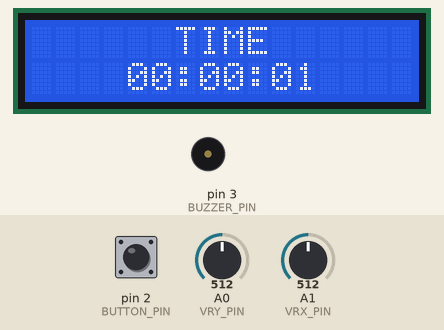
A sketch run on a simulated Arduino Uno, built with avr-gcc and run on an emulated ATmega328P. On the bench: 16×2 character LCD, buzzer (waves = sounding, pin HIGH). The inputs (shaded band) are chosen by the test bench; at power-on: A1 (VRX_PIN) = 512, pin 2 (BUTTON_PIN) HIGH, A0 (VRY_PIN) = 512. What the sketch prints to the serial monitor is not drawn.

Above: at 1.2 s.
1.3 s: A1 (VRX_PIN) set to 986
3.5 s: A1 (VRX_PIN) set to 1014
At 4.1 s:
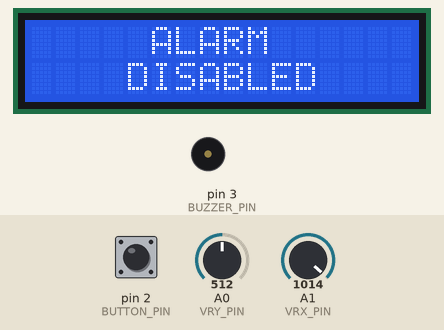
5.0 s: pin 2 (BUTTON_PIN) pulled LOW for 0.15 s
At 6.2 s:
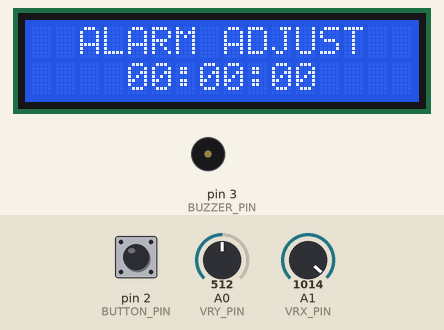
6.6 s: pin 2 (BUTTON_PIN) pulsed LOW 5 times (0.12 s each, 0.3 s apart)
At 7.4 s:
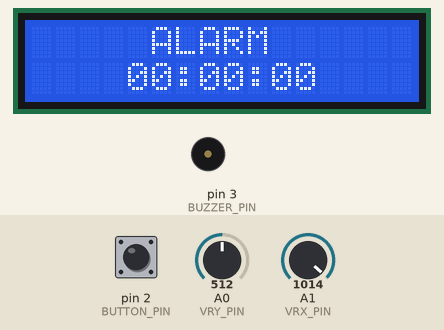
Timing chart, 0 to 9.6 s (numbered marks = the images above; inputs shaded):
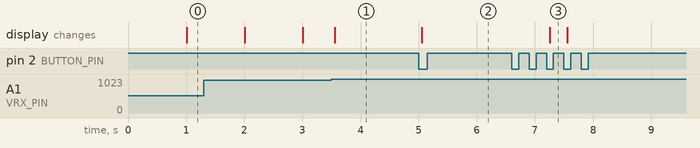

The sketch:

main.ino
```cpp
// (licence header left out)
#include <LiquidCrystal.h>
#include "Buzzer.hpp"
#include "Clock.hpp"
#include "Joystick.hpp"

/* ---------------------------- Components Usage --------------------------- */

#define VRY_PIN A0
#define VRX_PIN A1
#define BUTTON_PIN 2

#define BUZZER_PIN 3
#define MELODY_SIZE(array) (sizeof (array) / sizeof(Buzzer::note_t))

const Buzzer::note_t melody[] = {
    Buzzer::NOTE_A5, Buzzer::NO_TONE,
    Buzzer::NOTE_A5, Buzzer::NO_TONE,
    Buzzer::NOTE_A5, Buzzer::NO_TONE,
    Buzzer::NO_TONE, Buzzer::NO_TONE
};

#define D4_PIN 4
#define D5_PIN 5
#define D6_PIN 6
#define D7_PIN 7
#define RS_PIN 8
#define EN_PIN 9
#define LCD_ROWS 2
#define LCD_COLS 16

Joystick joystick(VRY_PIN, VRX_PIN, BUTTON_PIN);
LiquidCrystal lcd(RS_PIN, EN_PIN, D4_PIN, D5_PIN, D6_PIN, D7_PIN);

/* -------------------------------- Helpers -------------------------------- */

void write_to_lcd(String& buffer) {
    for(int i = 0; i < buffer.length(); i++) {
        if(i % LCD_COLS == 0) {
            lcd.setCursor(0, i / LCD_COLS % LCD_ROWS);
        }

        lcd.print(buffer[i]);
    }
}

void joystick_increment(unsigned long& counter, unsigned long mod) {
    if(joystick.moved_from_to(Joystick::CENTER, Joystick::UP)) {
        counter++;

        if(counter == mod) {
            counter = 0;
        }
    } else if(joystick.moved_from_to(Joystick::CENTER, Joystick::DOWN)) {
        if(counter) {
            counter--;
        } else {
            counter = mod - 1;
        }
    } else if(joystick.moved_from_to(Joystick::CENTER, Joystick::RIGHT)) {
        counter += 10;

        if(counter >= mod) {
            counter = counter - mod;
        }
    } else if(joystick.moved_from_to(Joystick::CENTER, Joystick::LEFT)) {
        if(counter >= 10) {
            counter -= 10;
        } else {
            counter = mod + counter - 10;
        }
    }
}

void string_padding(String& string, uint8_t padding) {
    while(padding != 0) {
        string += ' ';
        padding--;
    }
}

/* ---------------------------- FSM Declarations --------------------------- */

typedef enum {
    CLOCK,
    ADJUST_CLOCK_SECONDS,
    ADJUST_CLOCK_MINUTES,
    ADJUST_CLOCK_HOURS,
    ALARM,
    ADJUST_ALARM_SECONDS,
    ADJUST_ALARM_MINUTES,
    ADJUST_ALARM_HOURS,
    ALARM_TRIGGERED
} state_t;

typedef void (*fsm_action)();

/* ------------------------------ FSM Context ------------------------------ */

state_t last_state = CLOCK;
state_t current_state = CLOCK;
fsm_action current_action;

String lcd_content;
String lcd_buffer;
String time_buffer;

unsigned long seconds = 0;
unsigned long minutes = 0;
unsigned long hours = 0;

/* ------------------------------ FSM Actions ------------------------------ */

void clock() {
    unsigned long time = Clock::get_time();
    Clock::to_string(time, time_buffer);

    lcd_buffer = "";
    string_padding(lcd_buffer, (LCD_COLS-4)/2);
    lcd_buffer += "TIME";
    string_padding(lcd_buffer, (LCD_COLS-4)/2 + (LCD_COLS-4)%2);
    string_padding(lcd_buffer, (LCD_COLS-8)/2);
    lcd_buffer += time_buffer;
    string_padding(lcd_buffer, (LCD_COLS-8)/2 + (LCD_COLS-8)%2);
}

void adjust_clock_seconds() {
    joystick_increment(seconds, 60);
    Clock::to_string(hours, minutes, seconds, time_buffer);

    lcd_buffer = "";
    string_padding(lcd_buffer, (LCD_COLS-11)/2);
    lcd_buffer += "TIME ADJUST";
    string_padding(lcd_buffer, (LCD_COLS-11)/2 + (LCD_COLS-11)%2);
    string_padding(lcd_buffer, (LCD_COLS-8)/2);
    lcd_buffer += time_buffer;
    string_padding(lcd_buffer, (LCD_COLS-8)/2 + (LCD_COLS-8)%2);
}

void adjust_clock_minutes() {
    joystick_increment(minutes, 60);
    Clock::to_string(hours, minutes, seconds, time_buffer);

    lcd_buffer = "";
    string_padding(lcd_buffer, (LCD_COLS-11)/2);
    lcd_buffer += "TIME ADJUST";
    string_padding(lcd_buffer, (LCD_COLS-11)/2 + (LCD_COLS-11)%2);
    string_padding(lcd_buffer, (LCD_COLS-8)/2);
    lcd_buffer += time_buffer;
    string_padding(lcd_buffer, (LCD_COLS-8)/2 + (LCD_COLS-8)%2);
}

void adjust_clock_hours() {
    joystick_increment(hours, 24);
    Clock::to_string(hours, minutes, seconds, time_buffer);

    lcd_buffer = "";
    string_padding(lcd_buffer, (LCD_COLS-11)/2);
    lcd_buffer += "TIME ADJUST";
    string_padding(lcd_buffer, (LCD_COLS-11)/2 + (LCD_COLS-11)%2);
    string_padding(lcd_buffer, (LCD_COLS-8)/2);
    lcd_buffer += time_buffer;
    string_padding(lcd_buffer, (LCD_COLS-8)/2 + (LCD_COLS-8)%2);
}

void alarm() {
    unsigned long time = Clock::get_alarm();

    if(time != CLOCK_INVALID_TIME) {
        Clock::to_string(time, time_buffer);
    } else {
        time_buffer = "DISABLED";
    }

    lcd_buffer = "";
    string_padding(lcd_buffer, (LCD_COLS-5)/2);
    lcd_buffer += "ALARM";
    string_padding(lcd_buffer, (LCD_COLS-5)/2 + (LCD_COLS-5)%2);
    string_padding(lcd_buffer, (LCD_COLS-8)/2);
    lcd_buffer += time_buffer;
    string_padding(lcd_buffer, (LCD_COLS-8)/2 + (LCD_COLS-8)%2);
}

void adjust_alarm_seconds() {
    joystick_increment(seconds, 60);
    Clock::to_string(hours, minutes, seconds, time_buffer);

    lcd_buffer = "";
    string_padding(lcd_buffer, (LCD_COLS-12)/2);
    lcd_buffer += "ALARM ADJUST";
    string_padding(lcd_buffer, (LCD_COLS-12)/2 + (LCD_COLS-12)%2);
    string_padding(lcd_buffer, (LCD_COLS-8)/2);
    lcd_buffer += time_buffer;
    string_padding(lcd_buffer, (LCD_COLS-8)/2 + (LCD_COLS-8)%2);
}

void adjust_alarm_minutes() {
    joystick_increment(minutes, 60);
    Clock::to_string(hours, minutes, seconds, time_buffer);

    lcd_buffer = "";
    string_padding(lcd_buffer, (LCD_COLS-12)/2);
    lcd_buffer += "ALARM ADJUST";
    string_padding(lcd_buffer, (LCD_COLS-12)/2 + (LCD_COLS-12)%2);
    string_padding(lcd_buffer, (LCD_COLS-8)/2);
    lcd_buffer += time_buffer;
    string_padding(lcd_buffer, (LCD_COLS-8)/2 + (LCD_COLS-8)%2);
}

void adjust_alarm_hours() {
    joystick_increment(hours, 24);
    Clock::to_string(hours, minutes, seconds, time_buffer);

    lcd_buffer = "";
    string_padding(lcd_buffer, (LCD_COLS-12)/2);
    lcd_buffer += "ALARM ADJUST";
    string_padding(lcd_buffer, (LCD_COLS-12)/2 + (LCD_COLS-12)%2);
    string_padding(lcd_buffer, (LCD_COLS-8)/2);
    lcd_buffer += time_buffer;
    string_padding(lcd_buffer, (LCD_COLS-8)/2 + (LCD_COLS-8)%2);
}

void alarm_triggered() {
    unsigned long time = Clock::get_alarm();

    if(time != CLOCK_INVALID_TIME) {
        Clock::to_string(time, time_buffer);
    } else {
        time_buffer = "DISABLED";
    }

    lcd_buffer = "";
    string_padding(lcd_buffer, (LCD_COLS-13)/2);
    lcd_buffer += "ALARM RINGING";
    string_padding(lcd_buffer, (LCD_COLS-13)/2 + (LCD_COLS-13)%2);
    string_padding(lcd_buffer, (LCD_COLS-8)/2);
    lcd_buffer += time_buffer;
    string_padding(lcd_buffer, (LCD_COLS-8)/2 + (LCD_COLS-8)%2);
}

/* --------------------------------- Setup --------------------------------- */

void setup() {
    Serial.begin(9600);

    Buzzer::begin(BUZZER_PIN);

    Clock::begin();

    lcd.begin(LCD_COLS, LCD_ROWS);
    lcd.setCursor(0, 0);
    lcd.noCursor();

    lcd_content.reserve(LCD_ROWS * LCD_COLS);
    lcd_buffer.reserve(LCD_ROWS * LCD_COLS);
    time_buffer.reserve(8);
}

/* ---------------------------------- Loop --------------------------------- */

void loop() {
    joystick.update();

    switch(current_state) {
    case CLOCK:
        current_action = clock;

        if(joystick.is_rising_edge()) {
            last_state = current_state;
            current_state = ADJUST_CLOCK_SECONDS;
            seconds = 0;
            minutes = 0;
            hours = 0;
        } else if(joystick.moved_from_to(Joystick::CENTER, Joystick::UP)) {
            last_state = current_state;
            current_state = ALARM;
        } else if(Clock::is_alarm_triggered()) {
            last_state = current_state;
            current_state = ALARM_TRIGGERED;

            Buzzer::play(melody, MELODY_SIZE(melody));
        }

        break;
    case ADJUST_CLOCK_SECONDS:
        current_action = adjust_clock_seconds;

        if(joystick.is_rising_edge()) {
            last_state = current_state;
            current_state = ADJUST_CLOCK_MINUTES;
        }

        break;
    case ADJUST_CLOCK_MINUTES:
        current_action = adjust_clock_minutes;

        if(joystick.is_rising_edge()) {
            last_state = current_state;
            current_state = ADJUST_CLOCK_HOURS;
        }

        break;
    case ADJUST_CLOCK_HOURS:
        current_action = adjust_clock_hours;

        if(joystick.is_rising_edge()) {
            last_state = current_state;
            current_state = CLOCK;

            Clock::set_time(hours, minutes, seconds);
        }

        break;
    case ALARM:
        current_action = alarm;

        if(joystick.is_rising_edge()) {
            last_state = current_state;
            current_state = ADJUST_ALARM_SECONDS;
            seconds = 0;
            minutes = 0;
            hours = 0;
        }  else if(joystick.moved_from_to(Joystick::CENTER, Joystick::DOWN)) {
            last_state = current_state;
            current_state = CLOCK;
        }  else if(Clock::is_alarm_triggered()) {
            last_state = current_state;
            current_state = ALARM_TRIGGERED;

            Buzzer::play(melody, MELODY_SIZE(melody));
        }

        break;
    case ADJUST_ALARM_SECONDS:
        current_action = adjust_alarm_seconds;

        if(joystick.is_rising_edge()) {
            last_state = current_state;
            current_state = ADJUST_ALARM_MINUTES;
        }

        break;
    case ADJUST_ALARM_MINUTES:
        current_action = adjust_alarm_minutes;

        if(joystick.is_rising_edge()) {
            last_state = current_state;
            current_state = ADJUST_ALARM_HOURS;
        }

        break;
    case ADJUST_ALARM_HOURS:
        current_action = adjust_alarm_hours;

        if(joystick.is_rising_edge()) {
            last_state = current_state;
            current_state = ALARM;

            Clock::set_alarm(hours, minutes, seconds);
        }

        break;
    case ALARM_TRIGGERED:
        current_action = alarm_triggered;

        if(joystick.is_rising_edge()) {
            current_state = last_state;
            last_state = ALARM_TRIGGERED;

            Clock::disable_alarm();
            Buzzer::stop();
        }

        break;
    }

    current_action();

    // Update LCD if necessary
    if(lcd_content != lcd_buffer) {
        write_to_lcd(lcd_buffer);
        lcd_content = lcd_buffer;
    }
}
```

Buzzer.cpp
```cpp
// (licence header left out)
#include "Buzzer.hpp"
#include "debug.hpp"

using namespace Buzzer;

/* ---------------------------- Buzzer context ----------------------------- */
static const note_t *current_notes = NULL;
static uint16_t current_size = 0;
static volatile uint16_t index = 0;
static uint8_t buzzer_pin = 0;

/* ---------------------------- Buzzer handler ----------------------------- */
void buzzer_handler() {
    if(current_notes) {

        noTone(buzzer_pin);

        if(index == current_size) {
            index = 0;
        }

        note_t note = current_notes[index];

        if(note != NO_TONE) {
            tone(buzzer_pin, note);
        }

        index++;
    }
}

/* ------------------------ Buzzer public interface ------------------------ */
void Buzzer::begin(uint8_t pwm_pin, uint16_t bpm) {
    float frequency = bpm / 60;

    buzzer_pin = pwm_pin;
    pinMode(pwm_pin, OUTPUT);

    ITimer3.init();

    if(ITimer3.setFrequency(frequency, buzzer_handler)) {
        LOG("SERIAL LOG: buzzer service is up [ITimer3]");
        ITimer3.pauseTimer();
    } else {
        LOG("SERIAL ERROR: buzzer service setup error [ITimer3]");
    }
}

void Buzzer::play(const note_t *notes, uint16_t size) {
    if(notes == NULL) {
        LOG("SERIAL ERROR: NULL pointer passed to play() function");
        return;
    }

    if(size == 0) {
        LOG("SERIAL ERROR: zero size passed to play() function");
        return;
    }

    ITimer3.pauseTimer();

    current_notes = notes;
    current_size = size;
    index = 0;

    ITimer3.resumeTimer();
}

void Buzzer::pause() {
    ITimer3.pauseTimer();
    noTone(buzzer_pin);
}

void Buzzer::resume() {
    if(current_notes == NULL) {
        LOG("SERIAL ERROR: invalid call to resume() function, current notes points to NULL");
        return;
    }

    ITimer3.resumeTimer();
}

void Buzzer::stop() {
    ITimer3.pauseTimer();
    noTone(buzzer_pin);

    current_notes = NULL;
    current_size = 0;
    index = 0;
}
```

Buzzer.hpp
```cpp
// (licence header left out)
#ifndef BUZZER_HPP
#define BUZZER_HPP

#include <Arduino.h>
#include "timers.hpp"

#define DEFAULT_BUZZER_BPM 240

namespace Buzzer {

    /**
    * Enumeration of musical note frequencies used for tone generation.
    *
    * This list defines the fundamental frequencies (in Hertz) for notes
    * from C1 to DS8, along with a NO_TONE option for silence.
    *
    * Based on the Arduino "toneKeyboard" example:
    * https://docs.arduino.cc/built-in-examples/digital/toneKeyboard/
    */
    typedef enum {
        NO_TONE = 0,
        NOTE_C1 = 33,
        NOTE_CS1 = 35,
        NOTE_D1 = 37,
        NOTE_DS1 = 39,
        NOTE_E1 = 41,
        NOTE_F1 = 44,
        NOTE_FS1 = 46,
        NOTE_G1 = 49,
        NOTE_GS1 = 52,
        NOTE_A1 = 55,
        NOTE_AS1 = 58,
        NOTE_B1 = 62,
        NOTE_C2 = 65,
        NOTE_CS2 = 69,
        NOTE_D2 = 73,
        NOTE_DS2 = 78,
        NOTE_E2 = 82,
        NOTE_F2 = 87,
        NOTE_FS2 = 93,
        NOTE_G2 = 98,
        NOTE_GS2 = 104,
        NOTE_A2 = 110,
        NOTE_AS2 = 117,
        NOTE_B2 = 123,
        NOTE_C3 = 131,
        NOTE_CS3 = 139,
        NOTE_D3 = 147,
        NOTE_DS3 = 156,
        NOTE_E3 = 165,
        NOTE_F3 = 175,
        NOTE_FS3 = 185,
        NOTE_G3 = 196,
        NOTE_GS3 = 208,
        NOTE_A3 = 220,
        NOTE_AS3 = 233,
        NOTE_B3 = 247,
        NOTE_C4 = 262,
        NOTE_CS4 = 277,
        NOTE_D4 = 294,
        NOTE_DS4 = 311,
        NOTE_E4 = 330,
        NOTE_F4 = 349,
        NOTE_FS4 = 370,
        NOTE_G4 = 392,
        NOTE_GS4 = 415,
        NOTE_A4 = 440,
        NOTE_AS4 = 466,
        NOTE_B4 = 494,
        NOTE_C5 = 523,
        NOTE_CS5 = 554,
        NOTE_D5 = 587,
        NOTE_DS5 = 622,
        NOTE_E5 = 659,
        NOTE_F5 = 698,
        NOTE_FS5 = 740,
        NOTE_G5 = 784,
        NOTE_GS5 = 831,
        NOTE_A5 = 880,
        NOTE_AS5 = 932,
        NOTE_B5 = 988,
        NOTE_C6 = 1047,
        NOTE_CS6 = 1109,
        NOTE_D6 = 1175,
        NOTE_DS6 = 1245,
        NOTE_E6 = 1319,
        NOTE_F6 = 1397,
        NOTE_FS6 = 1480,
        NOTE_G6 = 1568,
        NOTE_GS6 = 1661,
        NOTE_A6 = 1760,
        NOTE_AS6 = 1865,
        NOTE_B6 = 1976,
        NOTE_C7 = 2093,
        NOTE_CS7 = 2217,
        NOTE_D7 = 2349,
        NOTE_DS7 = 2489,
        NOTE_E7 = 2637,
        NOTE_F7 = 2794,
        NOTE_FS7 = 2960,
        NOTE_G7 = 3136,
        NOTE_GS7 = 3322,
        NOTE_A7 = 3520,
        NOTE_AS7 = 3729,
        NOTE_B7 = 3951,
        NOTE_C8 = 4186,
        NOTE_CS8 = 4435,
        NOTE_D8 = 4699,
        NOTE_DS8 = 4978
    } note_t;

    void begin(uint8_t pwm_pin, uint16_t bpm=DEFAULT_BUZZER_BPM);
    void play(const Buzzer::note_t *notes, uint16_t size);
    void pause();
    void resume();
    void stop();
};

#endif /* Buzzer.hpp */
```

Clock.hpp
```cpp
// (licence header left out)
#ifndef CLOCK_HPP
#define CLOCK_HPP

#include <Arduino.h>
#include "timers.hpp"

#define SECONDS_PER_DAY 86400UL
#define CLOCK_INVALID_TIME SECONDS_PER_DAY

namespace Clock {
    void begin();

    unsigned long time_to_seconds(
        unsigned long hours,
        unsigned long minutes,
        unsigned long seconds
    );

    void set_time(
        unsigned long hours,
        unsigned long minutes,
        unsigned long seconds
    );

    unsigned long get_time();
    void pause();
    void resume();

    void set_alarm(
        unsigned long hours,
        unsigned long minutes,
        unsigned long seconds
    );

    unsigned long get_alarm();
    void enable_alarm();
    void disable_alarm();
    boolean is_alarm_triggered();

    // Without validation
    void to_string(
        unsigned long hours,
        unsigned long minutes,
        unsigned long seconds,
        String& output
    );

    void to_string(unsigned long time_seconds, String& output);
};

#endif /* Clock.hpp */
```

Joystick.hpp
```cpp
// (licence header left out)
#ifndef JOYSTICK_HPP
#define JOYSTICK_HPP

#include <Arduino.h>

#define DEFAULT_JOYSTICK_DEBOUNCE_DELAY 50
#define DEFAULT_JOYSTICK_ACTIVATION_PERCENT 0.95

#define DEFAULT_ANALOGX_CORRECTION 512
#define DEFAULT_ANALOGY_CORRECTION 512

#define JOYSTICK_ANALOG_READ_MIN 0
#define JOYSTICK_ANALOG_READ_MAX 1023

class Joystick {
public:
    typedef enum {
        UP,
        DOWN,
        CENTER,
        LEFT,
        RIGHT
    } direction_t;

    struct Vector {
        int16_t x, y;

        Vector operator+(const Vector& other) {
            Vector sum {
                .x = x + other.x,
                .y = y + other.y
            };

            return sum;
        }

        Vector operator-(const Vector& other) {
            Vector diff {
                .x = x - other.x,
                .y = y - other.y
            };

            return diff;
        }
    };

    Joystick(uint8_t analogx_pin, uint8_t analogy_pin, uint8_t button_pin);

    void update();

    Vector get_analog_read();
    direction_t get_analog_direction();
    boolean moved_from_to(direction_t from, direction_t to);

    boolean is_pressed();
    boolean is_rising_edge();
    boolean is_falling_edge();

    Vector analog_correction;
    float activation_percent;
    unsigned long debounce_delay;
private:
    uint8_t analogx_pin;
    uint8_t analogy_pin;
    uint8_t button_pin;

    direction_t last_analog_state;
    direction_t analog_state;
    direction_t analog_poll;

    uint8_t last_button_state;
    uint8_t button_state;
    uint8_t button_poll;

    unsigned long analog_debounce_time;
    unsigned long button_debounce_time;
};

#endif /* Joystick.hpp */
```

debug.hpp
```cpp
// (licence header left out)
#ifndef DEBUG_HPP
#define DEBUG_HPP

/* Global debug option */
#define USE_DEBUG

#ifdef USE_DEBUG
    #define LOG(x) Serial.println(F(x))
#else
    #define LOG(x)
#endif

#endif /* debug.hpp */
```

Source omitted: Clock.cpp (4918 bytes), Joystick.cpp (4050 bytes), timers.cpp (288 bytes), timers.hpp (1528 bytes)

Measured:
- the behaviour switches between 996 and 997 on A1 (VRX_PIN) (found by bisection; images 0 and 1)
- after the input at 3.5 s, the display: changes after 0.06 s (image 1)
- after the input at 5.0 s, the display: changes after 0.06 s (image 2)
- after the input at 6.6 s, the display: changes after 0.66 s (image 3)
